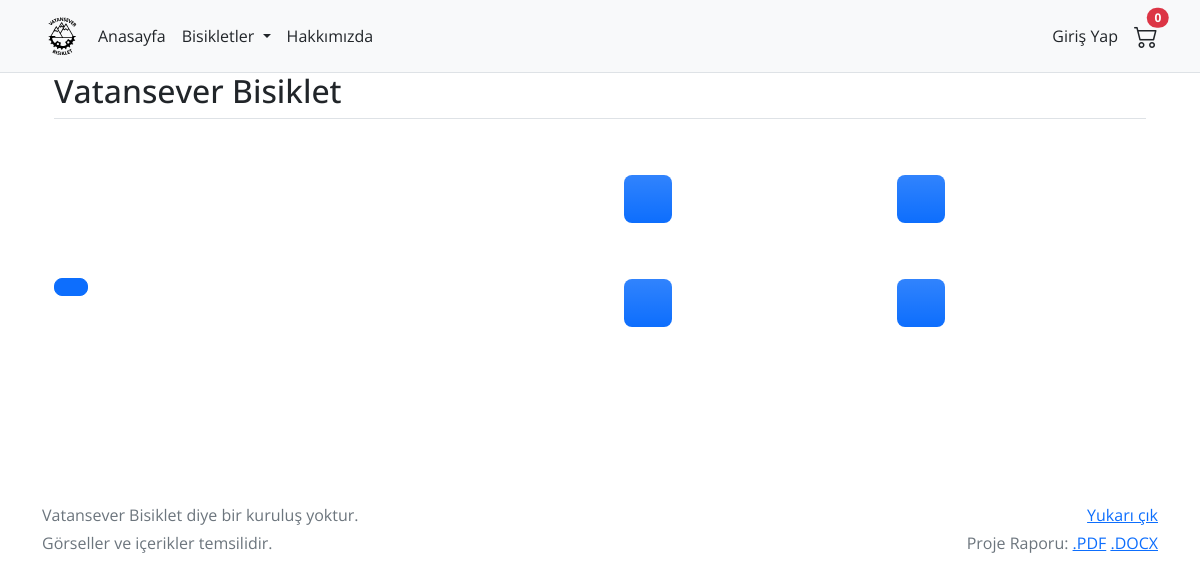
Before: / with the older database file.
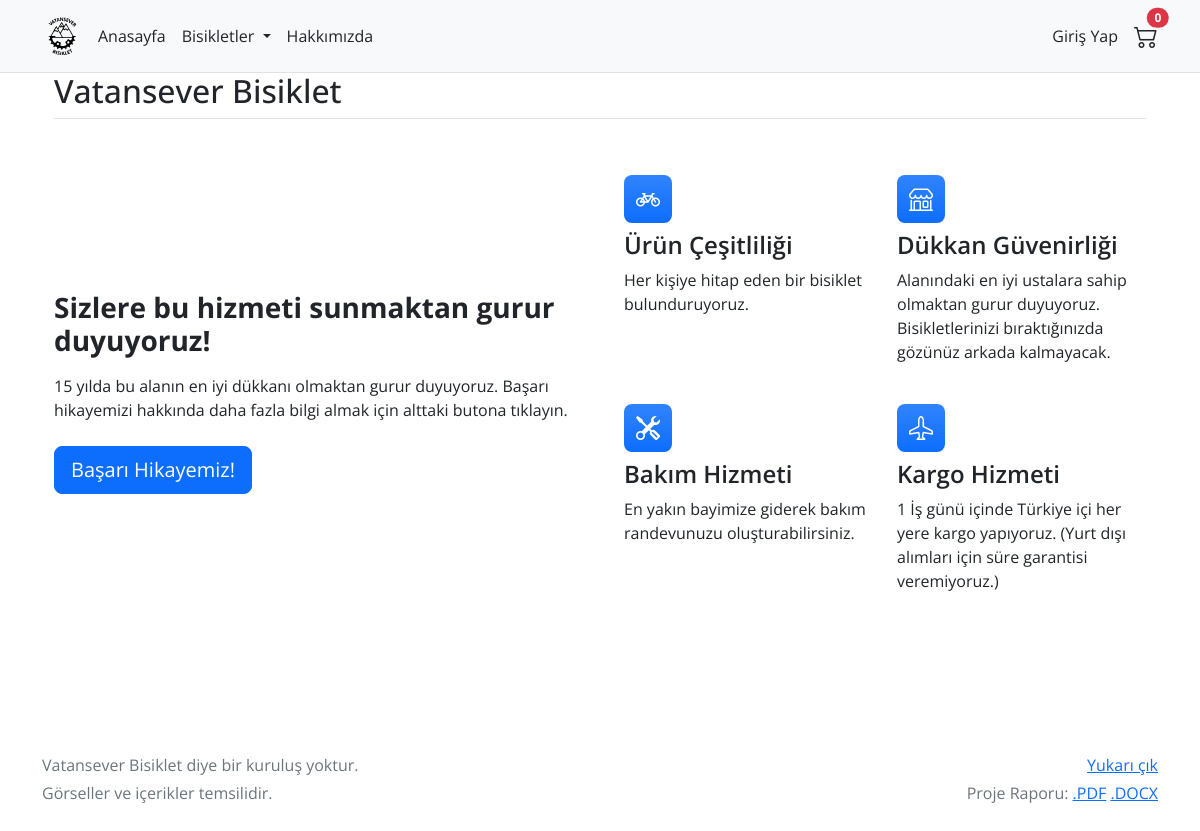
After: the same page with the newer database file.
### tables this page shows
CREATE TABLE IF NOT EXISTS `anasayfa_feature` (
  `anabaslik` text DEFAULT NULL,
  `anayazi` text DEFAULT NULL,
  `butonyazi` varchar(100) DEFAULT NULL,
  `butonlink` varchar(100) DEFAULT NULL,
  `simge1` text DEFAULT NULL,
  `baslik1` text DEFAULT NULL,
  `yazi1` text DEFAULT NULL,
  `simge2` text DEFAULT NULL,
  `baslik2` text DEFAULT NULL,
  `yazi2` text DEFAULT NULL,
  `simge3` text DEFAULT NULL,
  `baslik3` text DEFAULT NULL,
  `yazi3` text DEFAULT NULL,
  `simge4` text DEFAULT NULL,
  `baslik4` text DEFAULT NULL,
  `yazi4` text DEFAULT NULL
);

### index.php (the view, shortened to what this page needs)
<!doctype html>
<html lang="en">
  <head>
    <link href="assets/dist/css/bootstrap.min.css" rel="stylesheet">
    <link href="css/style.css" rel="stylesheet">
    <link href="css/features.css" rel="stylesheet">
</head>
<body>
<?php
include('header.php');
$sql = "SELECT * FROM anasayfa ORDER BY carousel_sira ASC";
?>
<main>
<div id="carouselExampleIndicators" class="carousel slide carousel-fade" data-bs-ride="carousel" >
    <div class="carousel-indicators">
    </div>
    <div class="carousel-inner">
    <?php
    $carouselSorgu = mysqli_query($conn,$sql);
    while ($slayt = mysqli_fetch_array($carouselSorgu)) {
        ?>
        <div class="carousel-item <?php if ($slayt[0]== 1) echo "active"; ?>">
            <div class="carousel-caption">
            </div>
        </div>
        <?php
    }
    ?>
    </div>
</div>
<?php
$feature = $conn -> query("SELECT * FROM anasayfa_feature") -> fetch_array();
?>
<div class="container px-4 py-5">
    <h2 class="pb-2 border-bottom">Vatansever Bisiklet</h2>
    <div class="row row-cols-1 row-cols-md-2 align-items-md-center g-5 py-5">
      <div class="col d-flex flex-column align-items-start gap-2">
        <h3 class="fw-bold"><?php echo $feature[0] ?></h3>
        <p class="text-body-secondary"><?php echo $feature[1] ?></p>
        <a href="<?php echo $feature[3] ?>" class="btn btn-primary btn-lg"><?php echo $feature[2] ?></a>
      </div>
      <div class="col">
        <div class="row row-cols-1 row-cols-sm-2 g-4">
          <div class="col d-flex flex-column gap-2">
            <div class="feature-icon-small d-inline-flex align-items-center justify-content-center text-bg-primary bg-gradient fs-4 rounded-3">
              <i class="<?php echo $feature[4] ?>" width="1em" height="1em"></i>
            </div>
            <h4 class="fw-semibold mb-0"><?php echo $feature[5] ?></h4>
            <p class="text-body-secondary"><?php echo $feature[6] ?></p>
          </div>
          <div class="col d-flex flex-column gap-2">
            <div class="feature-icon-small d-inline-flex align-items-center justify-content-center text-bg-primary bg-gradient fs-4 rounded-3">
              <i class="<?php echo $feature[7] ?>" width="1em" height="1em"></i>
            </div>
            <h4 class="fw-semibold mb-0"><?php echo $feature[8] ?></h4>
            <p class="text-body-secondary"><?php echo $feature[9] ?></p>
          </div>
          <div class="col d-flex flex-column gap-2">
            <div class="feature-icon-small d-inline-flex align-items-center justify-content-center text-bg-primary bg-gradient fs-4 rounded-3">
              <i class="<?php echo $feature[10] ?>" width="1em" height="1em"></i>
            </div>
            <h4 class="fw-semibold mb-0"><?php echo $feature[11] ?></h4>
            <p class="text-body-secondary"><?php echo $feature[12] ?></p>
          </div>
          <div class="col d-flex flex-column gap-2">
            <div class="feature-icon-small d-inline-flex align-items-center justify-content-center text-bg-primary bg-gradient fs-4 rounded-3">
              <i class="<?php echo $feature[13] ?>" width="1em" height="1em"></i>
            </div>
            <h4 class="fw-semibold mb-0"><?php echo $feature[14] ?></h4>
            <p class="text-body-secondary"><?php echo $feature[15] ?></p>
          </div>
        </div>
      </div>
    </div>
  </div>
</main>
<?php
include('footer.php');
?>
</body>
</html>

Changed rows visible on the page:
added anasayfa_feature: anabaslik "Sizlere bu hizmeti sunmaktan gurur duyuyoruz!", anayazi "15 yılda bu alanın en iyi dükkanı olmaktan gurur duyuyoruz. Başarı hikayemizi hakkında daha fazla bilgi almak için alttaki butona tıklayın.", butonyazi "Başarı Hikayemiz!", baslik1 "Ürün Çeşitliliği", yazi1 "Her kişiye hitap eden bir bisiklet bulunduruyoruz.", baslik2 "Dükkan Güvenirliği", yazi2 "Alanındaki en iyi ustalara sahip olmaktan gurur duyuyoruz. Bisikletlerinizi bıraktığınızda gözünüz arkada kalmayacak.", baslik3 "Bakım Hizmeti", yazi3 "En yakın bayimize giderek bakım randevunuzu oluşturabilirsiniz.", baslik4 "Kargo Hizmeti", yazi4 "1 İş günü içinde Türkiye içi her yere kargo yapıyoruz. (Yurt dışı alımları için süre garantisi veremiyoruz.)"
